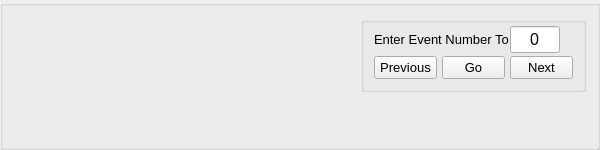
     <widget class="QGroupBox" name="groupBox">
      <property name="sizePolicy">
       <sizepolicy hsizetype="Expanding" vsizetype="Fixed">
        <horstretch>0</horstretch>
        <verstretch>0</verstretch>
       </sizepolicy>
      </property>
      <property name="minimumSize">
       <size>
        <width>500</width>
        <height>150</height>
       </size>
      </property>
      <property name="maximumSize">
       <size>
        <width>600</width>
        <height>150</height>
       </size>
      </property>
      <property name="layoutDirection">
       <enum>Qt::LeftToRight</enum>
      </property>
      <property name="alignment">
       <set>Qt::AlignLeading|Qt::AlignLeft|Qt::AlignVCenter</set>
      </property>
      <layout class="QGridLayout" name="gridLayout_11">
       <item row="0" column="1" alignment="Qt::AlignHCenter">
        <widget class="QGroupBox" name="verticalGroupBox_5">
         <property name="sizePolicy">
          <sizepolicy hsizetype="Fixed" vsizetype="Fixed">
           <horstretch>0</horstretch>
           <verstretch>0</verstretch>
          </sizepolicy>
         </property>
         <property name="minimumSize">
          <size>
           <width>225</width>
           <height>75</height>
          </size>
         </property>
         <property name="maximumSize">
          <size>
           <width>16777215</width>
           <height>50</height>
          </size>
         </property>
         <property name="alignment">
          <set>Qt::AlignCenter</set>
         </property>
         <layout class="QVBoxLayout" name="verticalLayout_6">
          <property name="leftMargin">
           <number>5</number>
          </property>
          <property name="topMargin">
           <number>0</number>
          </property>
          <property name="rightMargin">
           <number>5</number>
          </property>
          <property name="bottomMargin">
           <number>5</number>
          </property>
          <item>
           <layout class="QGridLayout" name="gridLayout">
            <property name="leftMargin">
             <number>5</number>
            </property>
            <property name="rightMargin">
             <number>5</number>
            </property>
            <property name="bottomMargin">
             <number>5</number>
            </property>
            <property name="horizontalSpacing">
             <number>5</number>
            </property>
            <property name="verticalSpacing">
             <number>0</number>
            </property>
            <item row="1" column="1">
             <widget class="QPushButton" name="previousbutton">
              <property name="sizePolicy">
               <sizepolicy hsizetype="Fixed" vsizetype="Fixed">
                <horstretch>0</horstretch>
                <verstretch>0</verstretch>
               </sizepolicy>
              </property>
              <property name="minimumSize">
               <size>
                <width>0</width>
                <height>5</height>
               </size>
              </property>
              <property name="maximumSize">
               <size>
                <width>16777215</width>
                <height>40</height>
               </size>
              </property>
              <property name="font">
               <font>
                <family>Arial</family>
                <pointsize>10</pointsize>
                <weight>50</weight>
                <bold>false</bold>
               </font>
              </property>
              <property name="text">
               <string>Previous</string>
              </property>
             </widget>
            </item>
            <item row="1" column="3">
             <widget class="QPushButton" name="nextbutton">
              <property name="sizePolicy">
               <sizepolicy hsizetype="Fixed" vsizetype="Fixed">
                <horstretch>0</horstretch>
                <verstretch>0</verstretch>
               </sizepolicy>
              </property>
              <property name="minimumSize">
               <size>
                <width>0</width>
                <height>5</height>
               </size>
              </property>
              <property name="maximumSize">
               <size>
                <width>16777215</width>
                <height>40</height>
               </size>
              </property>
              <property name="font">
               <font>
                <family>Arial</family>
                <pointsize>10</pointsize>
                <weight>50</weight>
                <bold>false</bold>
               </font>
              </property>
              <property name="text">
               <string>Next</string>
              </property>
             </widget>
            </item>
            <item row="0" column="1" colspan="2">
             <widget class="QLabel" name="label_4">
              <property name="enabled">
               <bool>true</bool>
              </property>
              <property name="sizePolicy">
               <sizepolicy hsizetype="Fixed" vsizetype="Expanding">
                <horstretch>0</horstretch>
                <verstretch>0</verstretch>
               </sizepolicy>
              </property>
              <property name="minimumSize">
               <size>
                <width>200</width>
                <height>0</height>
               </size>
              </property>
              <property name="maximumSize">
               <size>
                <width>16777215</width>
                <height>40</height>
               </size>
              </property>
              <property name="font">
               <font>
                <family>Arial</family>
                <pointsize>10</pointsize>
                <weight>50</weight>
                <bold>false</bold>
               </font>
              </property>
              <property name="text">
               <string>Enter Event Number To View</string>
              </property>
             </widget>
            </item>
            <item row="1" column="2" alignment="Qt::AlignHCenter">
             <widget class="QPushButton" name="gobutton">
              <property name="sizePolicy">
               <sizepolicy hsizetype="Fixed" vsizetype="Fixed">
                <horstretch>0</horstretch>
                <verstretch>0</verstretch>
               </sizepolicy>
              </property>
              <property name="minimumSize">
               <size>
                <width>0</width>
                <height>5</height>
               </size>
              </property>
              <property name="maximumSize">
               <size>
                <width>16777215</width>
                <height>40</height>
               </size>
              </property>
              <property name="font">
               <font>
                <family>Arial</family>
                <pointsize>10</pointsize>
                <weight>50</weight>
                <bold>false</bold>
               </font>
              </property>
              <property name="layoutDirection">
               <enum>Qt::LeftToRight</enum>
              </property>
              <property name="text">
               <string>Go</string>
              </property>
             </widget>
            </item>
            <item row="0" column="3">
             <widget class="QLineEdit" name="eventnumberentry">
              <property name="sizePolicy">
               <sizepolicy hsizetype="Fixed" vsizetype="Fixed">
                <horstretch>0</horstretch>
                <verstretch>0</verstretch>
               </sizepolicy>
              </property>
              <property name="minimumSize">
               <size>
                <width>50</width>
                <height>0</height>
               </size>
              </property>
              <property name="maximumSize">
               <size>
                <width>50</width>
                <height>16777215</height>
               </size>
              </property>
              <property name="font">
               <font>
                <family>Arial</family>
                <pointsize>12</pointsize>
               </font>
              </property>
              <property name="text">
               <string>0</string>
              </property>
              <property name="alignment">
               <set>Qt::AlignCenter</set>
              </property>
             </widget>
            </item>
           </layout>
          </item>
         </layout>
        </widget>
       </item>
       <item row="3" column="0" colspan="2">
        <widget class="QLabel" name="meandtlabel">
         <property name="sizePolicy">
          <sizepolicy hsizetype="Expanding" vsizetype="Fixed">
           <horstretch>0</horstretch>
           <verstretch>0</verstretch>
          </sizepolicy>
         </property>
         <property name="minimumSize">
          <size>
           <width>500</width>
           <height>10</height>
          </size>
         </property>
         <property name="maximumSize">
          <size>
           <width>3000</width>
           <height>10</height>
          </size>
         </property>
         <property name="font">
          <font>
           <family>Arial</family>
           <pointsize>10</pointsize>
           <weight>50</weight>
           <bold>false</bold>
          </font>
         </property>
         <property name="text">
          <string/>
         </property>
        </widget>
       </item>
       <item row="5" column="0" colspan="2">
        <widget class="QLabel" name="eventcounterlabel">
         <property name="sizePolicy">
          <sizepolicy hsizetype="Expanding" vsizetype="Fixed">
           <horstretch>0</horstretch>
           <verstretch>0</verstretch>
          </sizepolicy>
         </property>
         <property name="minimumSize">
          <size>
           <width>500</width>
           <height>10</height>
          </size>
         </property>
         <property name="maximumSize">
          <size>
           <width>3000</width>
           <height>10</height>
          </size>
         </property>
         <property name="font">
          <font>
           <family>Arial</family>
           <pointsize>10</pointsize>
           <weight>50</weight>
           <bold>false</bold>
          </font>
         </property>
         <property name="text">
          <string/>
         </property>
        </widget>
       </item>
       <item row="6" column="0" colspan="2">
        <widget class="QLabel" name="filelabel">
         <property name="sizePolicy">
          <sizepolicy hsizetype="Expanding" vsizetype="Fixed">
           <horstretch>0</horstretch>
           <verstretch>0</verstretch>
          </sizepolicy>
         </property>
         <property name="minimumSize">
          <size>
           <width>500</width>
           <height>10</height>
          </size>
         </property>
         <property name="maximumSize">
          <size>
           <width>3000</width>
           <height>10</height>
          </size>
         </property>
         <property name="font">
          <font>
           <family>Arial</family>
           <pointsize>10</pointsize>
           <weight>50</weight>
           <bold>false</bold>
          </font>
         </property>
         <property name="text">
          <string/>
         </property>
        </widget>
       </item>
       <item row="1" column="0" colspan="2">
        <widget class="QLabel" name="meandwelllabel">
         <property name="sizePolicy">
          <sizepolicy hsizetype="Expanding" vsizetype="Fixed">
           <horstretch>0</horstretch>
           <verstretch>0</verstretch>
          </sizepolicy>
         </property>
         <property name="minimumSize">
          <size>
           <width>500</width>
           <height>10</height>
          </size>
         </property>
         <property name="maximumSize">
          <size>
           <width>3000</width>
           <height>10</height>
          </size>
         </property>
         <property name="font">
          <font>
           <family>Arial</family>
           <pointsize>10</pointsize>
           <weight>50</weight>
           <bold>false</bold>
          </font>
         </property>
         <property name="text">
          <string/>
         </property>
        </widget>
       </item>
       <item row="2" column="0">
        <widget class="QLabel" name="meandelilabel">
         <property name="sizePolicy">
          <sizepolicy hsizetype="Expanding" vsizetype="Fixed">
           <horstretch>0</horstretch>
           <verstretch>0</verstretch>
          </sizepolicy>
         </property>
         <property name="minimumSize">
          <size>
           <width>500</width>
           <height>10</height>
          </size>
         </property>
         <property name="maximumSize">
          <size>
           <width>3000</width>
           <height>10</height>
          </size>
         </property>
         <property name="font">
          <font>
           <family>Arial</family>
           <pointsize>10</pointsize>
           <weight>50</weight>
           <bold>false</bold>
          </font>
         </property>
         <property name="text">
          <string/>
         </property>
        </widget>
       </item>
      </layout>
     </widget>
